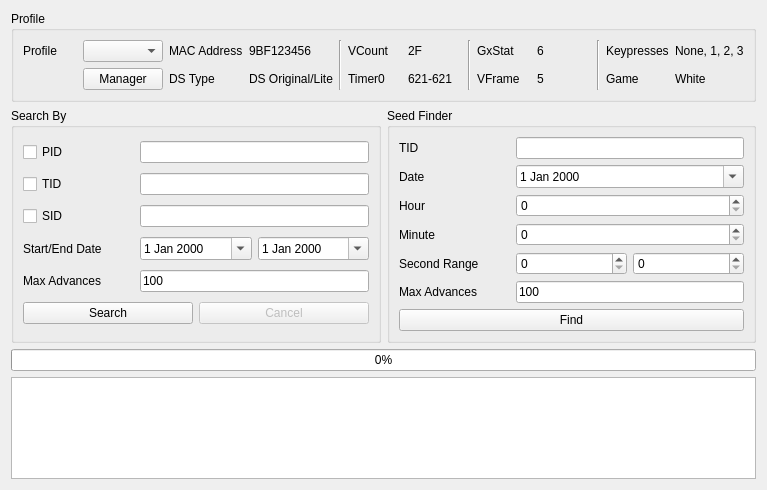
<?xml version="1.0" encoding="UTF-8"?>
<ui version="4.0">
 <class>IDs5</class>
 <widget class="QWidget" name="IDs5">
  <property name="geometry">
   <rect>
    <x>0</x>
    <y>0</y>
    <width>767</width>
    <height>490</height>
   </rect>
  </property>
  <property name="windowTitle">
   <string>Gen 5 TID/SID</string>
  </property>
  <layout class="QGridLayout" name="gridLayout">
   <item row="0" column="0" colspan="2">
    <widget class="QGroupBox" name="groupBoxProfile">
     <property name="title">
      <string>Profile</string>
     </property>
     <layout class="QGridLayout" name="gridLayout_5">
      <item row="0" column="2">
       <widget class="QLabel" name="labelProfileMACAddress">
        <property name="text">
         <string>MAC Address</string>
        </property>
       </widget>
      </item>
      <item row="0" column="7" rowspan="2">
       <widget class="Line" name="line_2">
        <property name="orientation">
         <enum>Qt::Vertical</enum>
        </property>
       </widget>
      </item>
      <item row="1" column="6">
       <widget class="QLabel" name="labelProfileTimer0Value">
        <property name="text">
         <string notr="true">621-621</string>
        </property>
       </widget>
      </item>
      <item row="0" column="1">
       <widget class="QComboBox" name="comboBoxProfiles"/>
      </item>
      <item row="0" column="3">
       <widget class="QLabel" name="labelProfileMACAddressValue">
        <property name="text">
         <string notr="true">9BF123456</string>
        </property>
       </widget>
      </item>
      <item row="1" column="3">
       <widget class="QLabel" name="labelProfileDSTypeValue">
        <property name="text">
         <string>DS Original/Lite</string>
        </property>
       </widget>
      </item>
      <item row="0" column="12">
       <widget class="QLabel" name="labelProfileKeypressesValue">
        <property name="text">
         <string>None, 1, 2, 3</string>
        </property>
       </widget>
      </item>
      <item row="0" column="0">
       <widget class="QLabel" name="labelProfile">
        <property name="text">
         <string>Profile</string>
        </property>
       </widget>
      </item>
      <item row="1" column="2">
       <widget class="QLabel" name="labelProfileDSType">
        <property name="text">
         <string>DS Type</string>
        </property>
       </widget>
      </item>
      <item row="0" column="5">
       <widget class="QLabel" name="labelProfileVCount">
        <property name="text">
         <string>VCount</string>
        </property>
       </widget>
      </item>
      <item row="0" column="4" rowspan="2">
       <widget class="Line" name="line_3">
        <property name="orientation">
         <enum>Qt::Vertical</enum>
        </property>
       </widget>
      </item>
      <item row="0" column="10" rowspan="2">
       <widget class="Line" name="line">
        <property name="orientation">
         <enum>Qt::Vertical</enum>
        </property>
       </widget>
      </item>
      <item row="1" column="5">
       <widget class="QLabel" name="labelProfileTimer0">
        <property name="text">
         <string>Timer0</string>
        </property>
       </widget>
      </item>
      <item row="0" column="8">
       <widget class="QLabel" name="labelProfileGxStat">
        <property name="text">
         <string>GxStat</string>
        </property>
       </widget>
      </item>
      <item row="0" column="9">
       <widget class="QLabel" name="labelProfileGxStatValue">
        <property name="text">
         <string notr="true">6</string>
        </property>
       </widget>
      </item>
      <item row="1" column="1">
       <widget class="QPushButton" name="pushButtonProfileManager">
        <property name="text">
         <string>Manager</string>
        </property>
       </widget>
      </item>
      <item row="0" column="6">
       <widget class="QLabel" name="labelProfileVCountValue">
        <property name="text">
         <string notr="true">2F</string>
        </property>
       </widget>
      </item>
      <item row="1" column="8">
       <widget class="QLabel" name="labelProfileVFrame">
        <property name="text">
         <string>VFrame</string>
        </property>
       </widget>
      </item>
      <item row="1" column="11">
       <widget class="QLabel" name="labelProfileGame">
        <property name="text">
         <string>Game</string>
        </property>
       </widget>
      </item>
      <item row="1" column="12">
       <widget class="QLabel" name="labelProfileGameValue">
        <property name="text">
         <string>White</string>
        </property>
       </widget>
      </item>
      <item row="1" column="9">
       <widget class="QLabel" name="labelProfileVFrameValue">
        <property name="text">
         <string notr="true">5</string>
        </property>
       </widget>
      </item>
      <item row="0" column="11">
       <widget class="QLabel" name="labelProfileKeypresses">
        <property name="text">
         <string>Keypresses</string>
        </property>
       </widget>
      </item>
     </layout>
    </widget>
   </item>
   <item row="1" column="1">
    <widget class="QGroupBox" name="groupBoxSeedFinder">
     <property name="sizePolicy">
      <sizepolicy hsizetype="Preferred" vsizetype="Preferred">
       <horstretch>1</horstretch>
       <verstretch>0</verstretch>
      </sizepolicy>
     </property>
     <property name="title">
      <string>Seed Finder</string>
     </property>
     <layout class="QGridLayout" name="gridLayout_4">
      <item row="4" column="1">
       <widget class="QSpinBox" name="spinBoxMinSecond">
        <property name="maximum">
         <number>59</number>
        </property>
       </widget>
      </item>
      <item row="4" column="0">
       <widget class="QLabel" name="labelSecondRange">
        <property name="text">
         <string>Second Range</string>
        </property>
       </widget>
      </item>
      <item row="1" column="1" colspan="2">
       <widget class="DateEdit" name="dateEdit">
        <property name="maximumDateTime">
         <datetime>
          <hour>23</hour>
          <minute>59</minute>
          <second>59</second>
          <year>2099</year>
          <month>12</month>
          <day>31</day>
         </datetime>
        </property>
        <property name="minimumDateTime">
         <datetime>
          <hour>0</hour>
          <minute>0</minute>
          <second>0</second>
          <year>2000</year>
          <month>1</month>
          <day>1</day>
         </datetime>
        </property>
        <property name="calendarPopup">
         <bool>true</bool>
        </property>
       </widget>
      </item>
      <item row="2" column="0">
       <widget class="QLabel" name="labelHour">
        <property name="text">
         <string>Hour</string>
        </property>
       </widget>
      </item>
      <item row="4" column="2">
       <widget class="QSpinBox" name="spinBoxMaxSecond">
        <property name="maximum">
         <number>59</number>
        </property>
       </widget>
      </item>
      <item row="0" column="0">
       <widget class="QLabel" name="labelTID">
        <property name="text">
         <string>TID</string>
        </property>
       </widget>
      </item>
      <item row="5" column="0">
       <widget class="QLabel" name="labelAdvanceRange">
        <property name="text">
         <string>Max Advances</string>
        </property>
       </widget>
      </item>
      <item row="1" column="0">
       <widget class="QLabel" name="labelDate">
        <property name="text">
         <string>Date</string>
        </property>
       </widget>
      </item>
      <item row="0" column="1" colspan="2">
       <widget class="TextBox" name="textBoxSeedFinderTID"/>
      </item>
      <item row="6" column="0" colspan="3">
       <widget class="QPushButton" name="pushButtonFind">
        <property name="text">
         <string>Find</string>
        </property>
       </widget>
      </item>
      <item row="3" column="0">
       <widget class="QLabel" name="labelMinute">
        <property name="text">
         <string>Minute</string>
        </property>
       </widget>
      </item>
      <item row="3" column="1" colspan="2">
       <widget class="QSpinBox" name="spinBoxMinute">
        <property name="maximum">
         <number>59</number>
        </property>
       </widget>
      </item>
      <item row="2" column="1" colspan="2">
       <widget class="QSpinBox" name="spinBoxHour">
        <property name="maximum">
         <number>23</number>
        </property>
       </widget>
      </item>
      <item row="5" column="1" colspan="2">
       <widget class="TextBox" name="textBoxSeedFinderMaxAdvances">
        <property name="text">
         <string notr="true">100</string>
        </property>
       </widget>
      </item>
     </layout>
    </widget>
   </item>
   <item row="3" column="0" colspan="2">
    <widget class="TableView" name="tableView"/>
   </item>
   <item row="1" column="0">
    <widget class="QGroupBox" name="groupBoxSearchBy">
     <property name="sizePolicy">
      <sizepolicy hsizetype="Preferred" vsizetype="Preferred">
       <horstretch>1</horstretch>
       <verstretch>1</verstretch>
      </sizepolicy>
     </property>
     <property name="title">
      <string>Search By</string>
     </property>
     <layout class="QGridLayout" name="gridLayout_2">
      <item row="0" column="0">
       <widget class="QCheckBox" name="checkBoxPID">
        <property name="text">
         <string>PID</string>
        </property>
       </widget>
      </item>
      <item row="3" column="2">
       <widget class="DateEdit" name="dateEditEnd">
        <property name="maximumDateTime">
         <datetime>
          <hour>23</hour>
          <minute>59</minute>
          <second>59</second>
          <year>2099</year>
          <month>12</month>
          <day>31</day>
         </datetime>
        </property>
        <property name="minimumDateTime">
         <datetime>
          <hour>0</hour>
          <minute>0</minute>
          <second>0</second>
          <year>2000</year>
          <month>1</month>
          <day>1</day>
         </datetime>
        </property>
        <property name="calendarPopup">
         <bool>true</bool>
        </property>
       </widget>
      </item>
      <item row="1" column="1" colspan="2">
       <widget class="TextBox" name="textBoxTID"/>
      </item>
      <item row="3" column="1">
       <widget class="DateEdit" name="dateEditStart">
        <property name="maximumDateTime">
         <datetime>
          <hour>23</hour>
          <minute>59</minute>
          <second>59</second>
          <year>2099</year>
          <month>12</month>
          <day>31</day>
         </datetime>
        </property>
        <property name="minimumDateTime">
         <datetime>
          <hour>0</hour>
          <minute>0</minute>
          <second>0</second>
          <year>2000</year>
          <month>1</month>
          <day>1</day>
         </datetime>
        </property>
        <property name="calendarPopup">
         <bool>true</bool>
        </property>
       </widget>
      </item>
      <item row="1" column="0">
       <widget class="QCheckBox" name="checkBoxTID">
        <property name="text">
         <string>TID</string>
        </property>
       </widget>
      </item>
      <item row="4" column="1" colspan="2">
       <widget class="TextBox" name="textBoxMaxAdvances">
        <property name="text">
         <string notr="true">100</string>
        </property>
       </widget>
      </item>
      <item row="5" column="0" colspan="3">
       <layout class="QHBoxLayout" name="horizontalLayout">
        <item>
         <widget class="QPushButton" name="pushButtonSearch">
          <property name="text">
           <string>Search</string>
          </property>
         </widget>
        </item>
        <item>
         <widget class="QPushButton" name="pushButtonCancel">
          <property name="enabled">
           <bool>false</bool>
          </property>
          <property name="text">
           <string>Cancel</string>
          </property>
         </widget>
        </item>
       </layout>
      </item>
      <item row="2" column="1" colspan="2">
       <widget class="TextBox" name="textBoxSID"/>
      </item>
      <item row="4" column="0">
       <widget class="QLabel" name="labelMaxFrame">
        <property name="text">
         <string>Max Advances</string>
        </property>
       </widget>
      </item>
      <item row="2" column="0">
       <widget class="QCheckBox" name="checkBoxSID">
        <property name="text">
         <string>SID</string>
        </property>
       </widget>
      </item>
      <item row="0" column="1" colspan="2">
       <widget class="TextBox" name="textBoxPID"/>
      </item>
      <item row="3" column="0">
       <widget class="QLabel" name="labelDateTime">
        <property name="text">
         <string>Start/End Date</string>
        </property>
       </widget>
      </item>
     </layout>
    </widget>
   </item>
   <item row="2" column="0" colspan="2">
    <widget class="QProgressBar" name="progressBar">
     <property name="value">
      <number>0</number>
     </property>
    </widget>
   </item>
  </layout>
 </widget>
 <customwidgets>
  <customwidget>
   <class>TextBox</class>
   <extends>QLineEdit</extends>
   <header>Forms/Controls/TextBox.hpp</header>
  </customwidget>
  <customwidget>
   <class>TableView</class>
   <extends>QTableView</extends>
   <header>Forms/Controls/TableView.hpp</header>
  </customwidget>
  <customwidget>
   <class>DateEdit</class>
   <extends>QDateEdit</extends>
   <header>Forms/Controls/DateEdit.hpp</header>
  </customwidget>
 </customwidgets>
 <tabstops>
  <tabstop>comboBoxProfiles</tabstop>
  <tabstop>pushButtonProfileManager</tabstop>
  <tabstop>checkBoxPID</tabstop>
  <tabstop>textBoxPID</tabstop>
  <tabstop>checkBoxTID</tabstop>
  <tabstop>textBoxTID</tabstop>
  <tabstop>checkBoxSID</tabstop>
  <tabstop>textBoxSID</tabstop>
  <tabstop>dateEditStart</tabstop>
  <tabstop>dateEditEnd</tabstop>
  <tabstop>textBoxMaxAdvances</tabstop>
  <tabstop>pushButtonSearch</tabstop>
  <tabstop>pushButtonCancel</tabstop>
  <tabstop>textBoxSeedFinderTID</tabstop>
  <tabstop>dateEdit</tabstop>
  <tabstop>spinBoxHour</tabstop>
  <tabstop>spinBoxMinute</tabstop>
  <tabstop>spinBoxMinSecond</tabstop>
  <tabstop>spinBoxMaxSecond</tabstop>
  <tabstop>textBoxSeedFinderMaxAdvances</tabstop>
  <tabstop>pushButtonFind</tabstop>
  <tabstop>tableView</tabstop>
 </tabstops>
 <resources/>
 <connections/>
</ui>
